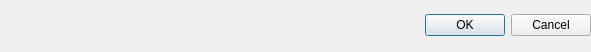
<?xml version="1.0" encoding="UTF-8"?>
<ui version="4.0">
 <class>VSCHddDevice</class>
 <widget class="QDialog" name="VSCHddDevice">
  <property name="geometry">
   <rect>
    <x>0</x>
    <y>0</y>
    <width>591</width>
    <height>52</height>
   </rect>
  </property>
  <property name="windowTitle">
   <string>Master Hard Disk Selecting</string>
  </property>
  <property name="windowIcon">
   <iconset resource="vscmainwindows.qrc">
    <normaloff>:/logo/resources/vscsmall.jpg</normaloff>:/logo/resources/vscsmall.jpg</iconset>
  </property>
  <layout class="QVBoxLayout" name="verticalLayout_2">
   <property name="spacing">
    <number>9</number>
   </property>
   <property name="leftMargin">
    <number>0</number>
   </property>
   <property name="topMargin">
    <number>0</number>
   </property>
   <property name="rightMargin">
    <number>0</number>
   </property>
   <property name="bottomMargin">
    <number>0</number>
   </property>
   <item>
    <layout class="QVBoxLayout" name="verticalLayout"/>
   </item>
   <item>
    <layout class="QHBoxLayout">
     <property name="spacing">
      <number>6</number>
     </property>
     <property name="leftMargin">
      <number>0</number>
     </property>
     <property name="topMargin">
      <number>0</number>
     </property>
     <property name="rightMargin">
      <number>0</number>
     </property>
     <property name="bottomMargin">
      <number>0</number>
     </property>
     <item>
      <spacer>
       <property name="orientation">
        <enum>Qt::Horizontal</enum>
       </property>
       <property name="sizeHint" stdset="0">
        <size>
         <width>131</width>
         <height>31</height>
        </size>
       </property>
      </spacer>
     </item>
     <item>
      <widget class="QPushButton" name="okButton">
       <property name="text">
        <string>OK</string>
       </property>
      </widget>
     </item>
     <item>
      <widget class="QPushButton" name="cancelButton">
       <property name="text">
        <string>Cancel</string>
       </property>
      </widget>
     </item>
    </layout>
   </item>
  </layout>
 </widget>
 <resources>
  <include location="vscmainwindows.qrc"/>
 </resources>
 <connections>
  <connection>
   <sender>okButton</sender>
   <signal>clicked()</signal>
   <receiver>VSCHddDevice</receiver>
   <slot>accept()</slot>
   <hints>
    <hint type="sourcelabel">
     <x>278</x>
     <y>253</y>
    </hint>
    <hint type="destinationlabel">
     <x>96</x>
     <y>254</y>
    </hint>
   </hints>
  </connection>
  <connection>
   <sender>cancelButton</sender>
   <signal>clicked()</signal>
   <receiver>VSCHddDevice</receiver>
   <slot>reject()</slot>
   <hints>
    <hint type="sourcelabel">
     <x>369</x>
     <y>253</y>
    </hint>
    <hint type="destinationlabel">
     <x>179</x>
     <y>282</y>
    </hint>
   </hints>
  </connection>
 </connections>
</ui>
